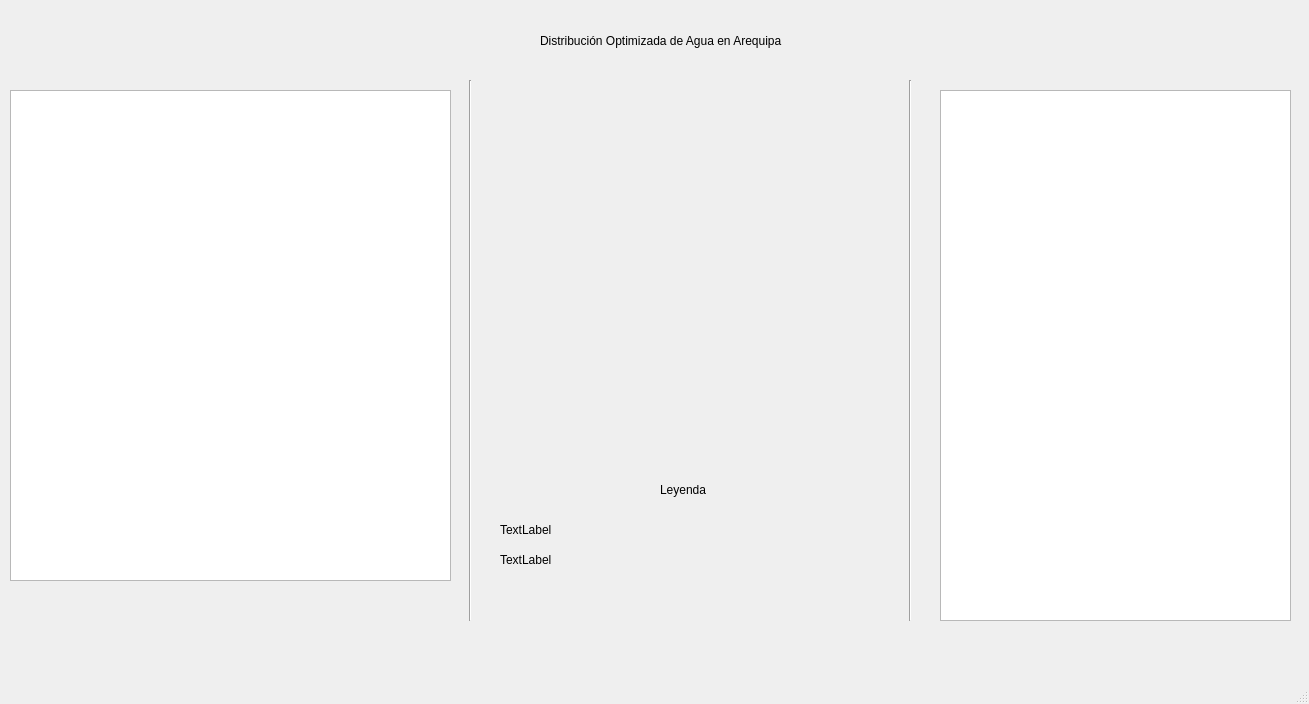
<?xml version="1.0" encoding="UTF-8"?>
<ui version="4.0">
 <class>MainWindow</class>
 <widget class="QMainWindow" name="MainWindow">
  <property name="geometry">
   <rect>
    <x>0</x>
    <y>0</y>
    <width>1309</width>
    <height>704</height>
   </rect>
  </property>
  <property name="windowTitle">
   <string>MainWindow</string>
  </property>
  <widget class="QWidget" name="centralwidget">
   <widget class="QLabel" name="label">
    <property name="geometry">
     <rect>
      <x>540</x>
      <y>10</y>
      <width>321</width>
      <height>61</height>
     </rect>
    </property>
    <property name="text">
     <string>Distribución Optimizada de Agua en Arequipa</string>
    </property>
   </widget>
   <widget class="Line" name="line">
    <property name="geometry">
     <rect>
      <x>460</x>
      <y>80</y>
      <width>20</width>
      <height>541</height>
     </rect>
    </property>
    <property name="orientation">
     <enum>Qt::Orientation::Vertical</enum>
    </property>
   </widget>
   <widget class="Line" name="line_2">
    <property name="geometry">
     <rect>
      <x>900</x>
      <y>80</y>
      <width>20</width>
      <height>541</height>
     </rect>
    </property>
    <property name="orientation">
     <enum>Qt::Orientation::Vertical</enum>
    </property>
   </widget>
   <widget class="QWidget" name="widget" native="true">
    <property name="geometry">
     <rect>
      <x>490</x>
      <y>80</y>
      <width>411</width>
      <height>391</height>
     </rect>
    </property>
   </widget>
   <widget class="QLabel" name="label_2">
    <property name="geometry">
     <rect>
      <x>660</x>
      <y>480</y>
      <width>63</width>
      <height>20</height>
     </rect>
    </property>
    <property name="text">
     <string>Leyenda</string>
    </property>
   </widget>
   <widget class="QLabel" name="label_3">
    <property name="geometry">
     <rect>
      <x>500</x>
      <y>520</y>
      <width>63</width>
      <height>20</height>
     </rect>
    </property>
    <property name="text">
     <string>TextLabel</string>
    </property>
   </widget>
   <widget class="QLabel" name="label_4">
    <property name="geometry">
     <rect>
      <x>500</x>
      <y>550</y>
      <width>63</width>
      <height>20</height>
     </rect>
    </property>
    <property name="text">
     <string>TextLabel</string>
    </property>
   </widget>
   <widget class="QGraphicsView" name="graphicsView">
    <property name="geometry">
     <rect>
      <x>10</x>
      <y>90</y>
      <width>441</width>
      <height>491</height>
     </rect>
    </property>
   </widget>
   <widget class="QTableView" name="tableView">
    <property name="geometry">
     <rect>
      <x>940</x>
      <y>90</y>
      <width>351</width>
      <height>531</height>
     </rect>
    </property>
   </widget>
  </widget>
  <widget class="QMenuBar" name="menubar">
   <property name="geometry">
    <rect>
     <x>0</x>
     <y>0</y>
     <width>1309</width>
     <height>25</height>
    </rect>
   </property>
  </widget>
  <widget class="QStatusBar" name="statusbar"/>
 </widget>
 <resources/>
 <connections/>
</ui>
